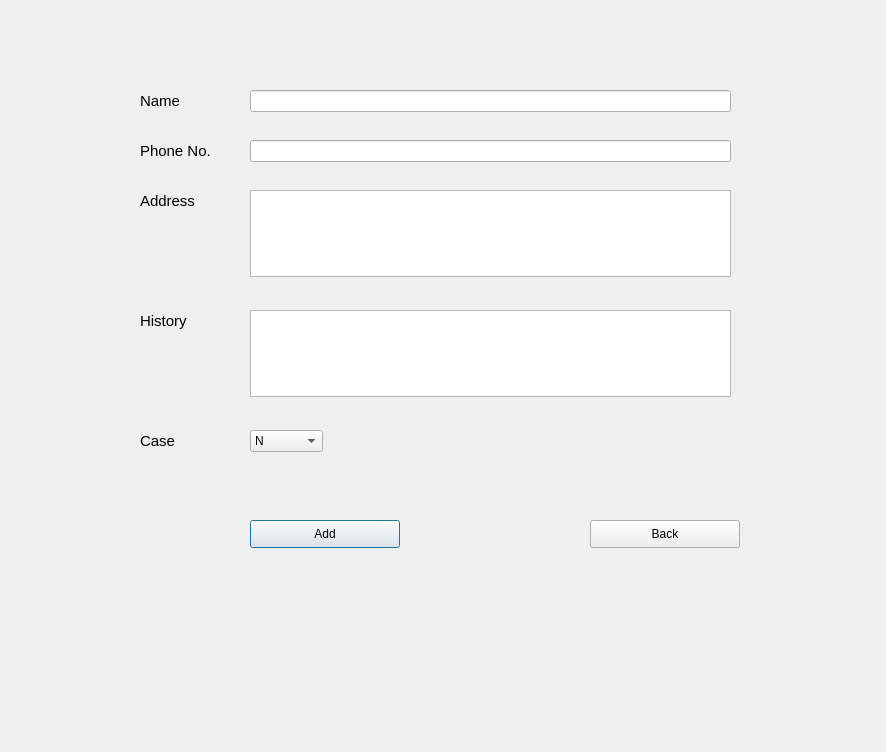
<?xml version="1.0" encoding="UTF-8"?>
<ui version="4.0">
 <class>Dialog</class>
 <widget class="QDialog" name="Dialog">
  <property name="geometry">
   <rect>
    <x>0</x>
    <y>0</y>
    <width>886</width>
    <height>752</height>
   </rect>
  </property>
  <property name="windowTitle">
   <string>Dialog</string>
  </property>
  <property name="windowIcon">
   <iconset>
    <normaloff>001.png</normaloff>001.png</iconset>
  </property>
  <widget class="QLabel" name="label">
   <property name="geometry">
    <rect>
     <x>140</x>
     <y>90</y>
     <width>81</width>
     <height>21</height>
    </rect>
   </property>
   <property name="font">
    <font>
     <pointsize>11</pointsize>
    </font>
   </property>
   <property name="text">
    <string>Name</string>
   </property>
  </widget>
  <widget class="QLabel" name="label_2">
   <property name="geometry">
    <rect>
     <x>140</x>
     <y>140</y>
     <width>81</width>
     <height>21</height>
    </rect>
   </property>
   <property name="font">
    <font>
     <pointsize>11</pointsize>
    </font>
   </property>
   <property name="text">
    <string>Phone No.</string>
   </property>
  </widget>
  <widget class="QLabel" name="label_3">
   <property name="geometry">
    <rect>
     <x>140</x>
     <y>190</y>
     <width>81</width>
     <height>21</height>
    </rect>
   </property>
   <property name="font">
    <font>
     <pointsize>11</pointsize>
    </font>
   </property>
   <property name="text">
    <string>Address</string>
   </property>
  </widget>
  <widget class="QLabel" name="label_4">
   <property name="geometry">
    <rect>
     <x>140</x>
     <y>310</y>
     <width>81</width>
     <height>21</height>
    </rect>
   </property>
   <property name="font">
    <font>
     <pointsize>11</pointsize>
    </font>
   </property>
   <property name="text">
    <string>History</string>
   </property>
  </widget>
  <widget class="QLabel" name="label_5">
   <property name="geometry">
    <rect>
     <x>140</x>
     <y>430</y>
     <width>81</width>
     <height>21</height>
    </rect>
   </property>
   <property name="font">
    <font>
     <pointsize>11</pointsize>
    </font>
   </property>
   <property name="text">
    <string>Case</string>
   </property>
  </widget>
  <widget class="QLineEdit" name="name">
   <property name="geometry">
    <rect>
     <x>250</x>
     <y>90</y>
     <width>481</width>
     <height>22</height>
    </rect>
   </property>
  </widget>
  <widget class="QLineEdit" name="phoneno">
   <property name="geometry">
    <rect>
     <x>250</x>
     <y>140</y>
     <width>481</width>
     <height>22</height>
    </rect>
   </property>
  </widget>
  <widget class="QTextEdit" name="address">
   <property name="geometry">
    <rect>
     <x>250</x>
     <y>190</y>
     <width>481</width>
     <height>87</height>
    </rect>
   </property>
   <property name="tabChangesFocus">
    <bool>true</bool>
   </property>
  </widget>
  <widget class="QTextEdit" name="history">
   <property name="geometry">
    <rect>
     <x>250</x>
     <y>310</y>
     <width>481</width>
     <height>87</height>
    </rect>
   </property>
   <property name="tabChangesFocus">
    <bool>true</bool>
   </property>
  </widget>
  <widget class="QComboBox" name="N_O">
   <property name="geometry">
    <rect>
     <x>250</x>
     <y>430</y>
     <width>73</width>
     <height>22</height>
    </rect>
   </property>
   <item>
    <property name="text">
     <string>N</string>
    </property>
   </item>
   <item>
    <property name="text">
     <string>O</string>
    </property>
   </item>
  </widget>
  <widget class="QPushButton" name="addButton">
   <property name="geometry">
    <rect>
     <x>250</x>
     <y>520</y>
     <width>150</width>
     <height>28</height>
    </rect>
   </property>
   <property name="text">
    <string>Add</string>
   </property>
  </widget>
  <widget class="QPushButton" name="backButton">
   <property name="geometry">
    <rect>
     <x>590</x>
     <y>520</y>
     <width>150</width>
     <height>28</height>
    </rect>
   </property>
   <property name="text">
    <string>Back</string>
   </property>
  </widget>
 </widget>
 <resources/>
 <connections/>
</ui>
